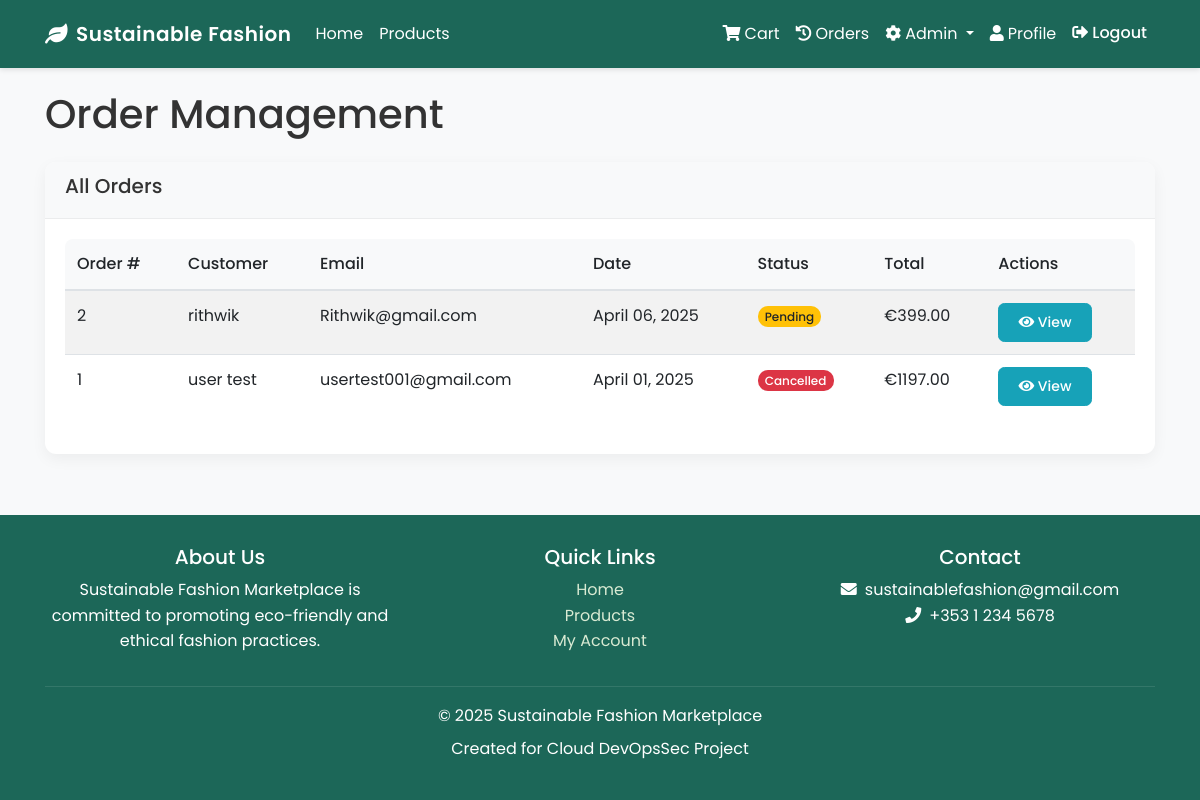
/admin-panel/orders/ (signed in), run on the app's committed database.
### cart/models.py (models this page shows, shortened)
class Order(models.Model):
    STATUS_CHOICES = (
        ('pending', 'Pending'),
        ('processing', 'Processing'),
        ('shipped', 'Shipped'),
        ('delivered', 'Delivered'),
        ('cancelled', 'Cancelled'),
    )
    user = models.ForeignKey(User, on_delete=models.CASCADE)
    full_name = models.CharField(max_length=100)
    email = models.EmailField()
    address = models.CharField(max_length=250)
    city = models.CharField(max_length=100)
    postal_code = models.CharField(max_length=20)
    country = models.CharField(max_length=100)
    created = models.DateTimeField(auto_now_add=True)
    updated = models.DateTimeField(auto_now=True)
    status = models.CharField(max_length=20, choices=STATUS_CHOICES, default='pending')
    total_price = models.DecimalField(max_digits=10, decimal_places=2)
    class Meta:
        ordering = ['-created']

### admin_panel/views.py (the view)
# urls.py: path('orders/', views.order_management, name='admin-order-management'),
@login_required
@user_passes_test(is_admin)
def order_management(request):
    orders = Order.objects.all().order_by('-created')
    context = {
        'title': 'Order Management',
        'orders': orders
    }
    return render(request, 'admin_panel/order_management.html', context)

### admin_panel/views.py (called while the page is built)
def is_admin(user):
    return user.is_staff or user.is_superuser

### cart/context_processors.py (called while the page is built)
def cart_counter(request):
    if request.user.is_authenticated:
        cart_count = CartItem.objects.filter(user=request.user).count()
        return {'cart_count': cart_count}
    return {'cart_count': 0}

### templates/admin_panel/order_management.html
{% extends "base.html" %}
{% block content %}
    <h1 class="mb-4">Order Management</h1>
    <div class="card">
        <div class="card-header">
            <h5>All Orders</h5>
        </div>
        <div class="card-body">
            <div class="table-responsive">
                <table class="table table-striped">
                    <thead>
                        <tr>
                            <th>Order #</th>
                            <th>Customer</th>
                            <th>Email</th>
                            <th>Date</th>
                            <th>Status</th>
                            <th>Total</th>
                            <th>Actions</th>
                        </tr>
                    </thead>
                    <tbody>
                        {% for order in orders %}
                            <tr>
                                <td>{{ order.id }}</td>
                                <td>{{ order.full_name }}</td>
                                <td>{{ order.email }}</td>
                                <td>{{ order.created|date:"F d, Y" }}</td>
                                <td>
                                    {% if order.status == 'pending' %}
                                        <span class="badge badge-warning">{{ order.get_status_display }}</span>
                                    {% elif order.status == 'processing' %}
                                        <span class="badge badge-info">{{ order.get_status_display }}</span>
                                    {% elif order.status == 'shipped' %}
                                        <span class="badge badge-primary">{{ order.get_status_display }}</span>
                                    {% elif order.status == 'delivered' %}
                                        <span class="badge badge-success">{{ order.get_status_display }}</span>
                                    {% elif order.status == 'cancelled' %}
                                        <span class="badge badge-danger">{{ order.get_status_display }}</span>
                                    {% endif %}
                                </td>
                                <td>€{{ order.total_price }}</td>
                                <td>
                                    <a href="{% url 'admin-order-detail' order.id %}" class="btn btn-sm btn-info">
                                        <i class="fas fa-eye"></i> View
                                    </a>
                                </td>
                            </tr>
                        {% endfor %}
                    </tbody>
                </table>
            </div>
        </div>
    </div>
{% endblock content %}

### templates/base.html (style rules this page uses)
html { height: 100%; }
body { background-color: #f8f9fa; padding-top: 66px; font-family: 'Poppins', sans-serif; color: #333; line-height: 1.6; min-height: 100%; display: flex; flex-direction: column; }
.btn { border-radius: 0.4rem; padding: 0.5rem 1.2rem; transition: all 0.3s ease; font-weight: 500; }
.card { border: none; border-radius: 0.7rem; overflow: hidden; box-shadow: 0 5px 15px rgba(0,0,0,0.05); transition: all 0.3s ease; }
.card-header { background-color: #f8f9fa; border-bottom: 1px solid rgba(0,0,0,0.05); font-weight: 500; }
.badge { font-weight: 500; padding: 0.4em 0.6em; border-radius: 10px; }
.table { background-color: white; border-radius: 0.5rem; overflow: hidden; }
.table th { background-color: #f8f9fa; border-top: none; font-weight: 500; }

### data on the page
Order: id "2", full_name "rithwik", email "Rithwik@gmail.com", created "April 06, 2025", status "Pending", total_price "399.00"
Order: id "1", full_name "user test", email "usertest001@gmail.com", created "April 01, 2025", status "Cancelled", total_price "1197.00"
